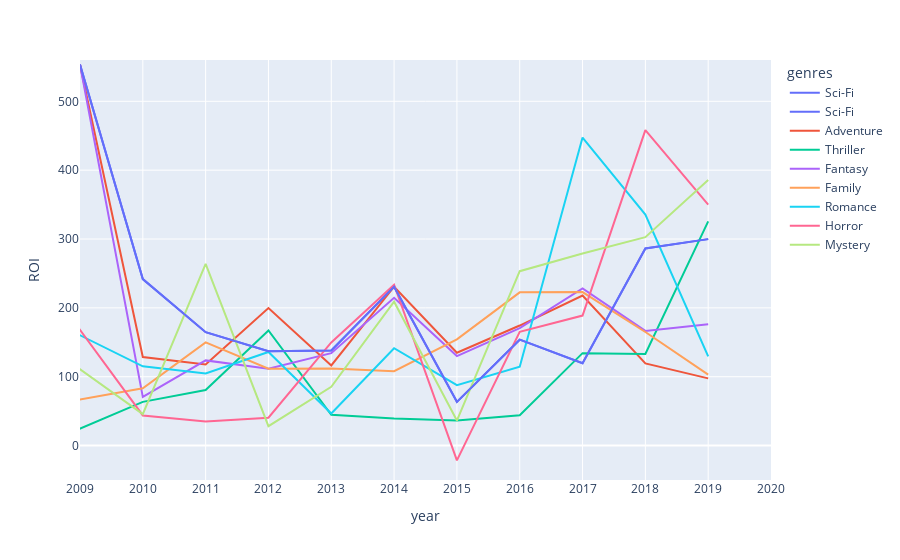

Notebook cell for this chart:
### Code cell
fig = go.Figure()
fig = pe.line(graph_new_genre, x = 'year', y = 'ROI', color = 'genres')
fig.update_xaxes(dtick=1, range=[2009, 2020])
fig.update_yaxes(range=[-50, 560])
fig.add_trace(pe.line(x = graph_new_genre['year'], y = graph_new_genre['ROI'], color = graph_new_genre['genres']).data[0])
fig.show()

### Figure 1 — Plotly figure (JSON) as saved in the notebook; plotly's stock layout.template omitted (floating-point values rounded to 4 significant figures)
{"data": [{"hovertemplate": "genres=Sci-Fi<br>year=%{x}<br>ROI=%{y}<extra></extra>", "legendgroup": "Sci-Fi", "line": {"color": "#636efa", "dash": "solid"}, "marker": {"symbol": "circle"}, "mode": "lines", "name": "Sci-Fi", "orientation": "v", "showlegend": true, "type": "scatter", "x": [1977, 1982, 1990, 1998, 1999, 2000, 2001, 2004, 2005, 2009, 2010, 2011, 2012, 2013, 2014, 2015, 2016, 2017, 2018, 2019], "xaxis": "x", "y": [1604.0, 58.34, 135.8, 296.1, -1.971, 119.6, -77.18, 102.1, 3.383, 553.3, 241.7, 164.7, 137.0, 138.0, 230.7, 63.52, 153.8, 119.7, 286.2, 299.8], "yaxis": "y"}, {"hovertemplate": "genres=Adventure<br>year=%{x}<br>ROI=%{y}<extra></extra>", "legendgroup": "Adventure", "line": {"color": "#EF553B", "dash": "solid"}, "marker": {"symbol": "circle"}, "mode": "lines", "name": "Adventure", "orientation": "v", "showlegend": true, "type": "scatter", "x": [1982, 1986, 1988, 1995, 1996, 1997, 1998, 2004, 2008, 2009, 2010, 2011, 2012, 2013, 2014, 2015, 2016, 2017, 2018, 2019], "xaxis": "x", "y": [58.34, 1812.0, 189.4, 66.61, 122.0, 54.96, 296.1, 89.32, 72.61, 553.3, 128.6, 117.8, 199.8, 116.3, 230.7, 134.8, 174.3, 217.9, 119.3, 97.6], "yaxis": "y"}, {"hovertemplate": "genres=Thriller<br>year=%{x}<br>ROI=%{y}<extra></extra>", "legendgroup": "Thriller", "line": {"color": "#00cc96", "dash": "solid"}, "marker": {"symbol": "circle"}, "mode": "lines", "name": "Thriller", "orientation": "v", "showlegend": true, "type": "scatter", "x": [1985, 1986, 1995, 1996, 1997, 1998, 1999, 2000, 2001, 2002, 2004, 2005, 2007, 2008, 2010, 2011, 2012, 2013, 2014, 2015, 2016, 2017, 2018, 2019], "xaxis": "x", "y": [82.06, -5.975, 264.7, 28.66, 66.72, 296.1, -1.971, 232.6, -17.41, 257.3, 184.0, 90.8, 329.2, -14.32, 63.47, 80.74, 167.2, 44.7, 39.14, 36.3, 43.99, 134.2, 133.1, 325.6], "yaxis": "y"}, {"hovertemplate": "genres=Fantasy<br>year=%{x}<br>ROI=%{y}<extra></extra>", "legendgroup": "Fantasy", "line": {"color": "#ab63fa", "dash": "solid"}, "marker": {"symbol": "circle"}, "mode": "lines", "name": "Fantasy", "orientation": "v", "showlegend": true, "type": "scatter", "x": [1986, 1988, 2001, 2004, 2008, 2009, 2010, 2011, 2012, 2013, 2014, 2015, 2016, 2017, 2018, 2019], "xaxis": "x", "y": [-5.975, 742.6, -77.18, 84.23, 94.41, 553.3, 70.69, 123.7, 111.7, 134.2, 214.6, 129.9, 170.6, 228.3, 166.5, 176.3], "yaxis": "y"}, {"hovertemplate": "genres=Family<br>year=%{x}<br>ROI=%{y}<extra></extra>", "legendgroup": "Family", "line": {"color": "#FFA15A", "dash": "solid"}, "marker": {"symbol": "circle"}, "mode": "lines", "name": "Family", "orientation": "v", "showlegend": true, "type": "scatter", "x": [1988, 1995, 2004, 2008, 2010, 2011, 2012, 2013, 2014, 2015, 2016, 2017, 2018, 2019], "xaxis": "x", "y": [742.6, 1115.0, 113.0, 50.8, 83.13, 149.8, 111.7, 111.9, 108.0, 154.3, 222.5, 223.0, 164.9, 102.9], "yaxis": "y"}, {"hovertemplate": "genres=Romance<br>year=%{x}<br>ROI=%{y}<extra></extra>", "legendgroup": "Romance", "line": {"color": "#19d3f3", "dash": "solid"}, "marker": {"symbol": "circle"}, "mode": "lines", "name": "Romance", "orientation": "v", "showlegend": true, "type": "scatter", "x": [1988, 1992, 1999, 2006, 2010, 2011, 2012, 2013, 2014, 2015, 2016, 2017, 2018, 2019], "xaxis": "x", "y": [742.6, 229.0, 1856.0, 295.6, 115.1, 104.8, 135.9, 46.55, 141.4, 87.66, 114.6, 447.4, 335.5, 129.4], "yaxis": "y"}, {"hovertemplate": "genres=Horror<br>year=%{x}<br>ROI=%{y}<extra></extra>", "legendgroup": "Horror", "line": {"color": "#FF6692", "dash": "solid"}, "marker": {"symbol": "circle"}, "mode": "lines", "name": "Horror", "orientation": "v", "showlegend": true, "type": "scatter", "x": [1990, 1996, 1998, 1999, 2004, 2007, 2010, 2011, 2012, 2013, 2014, 2015, 2016, 2017, 2018, 2019], "xaxis": "x", "y": [135.8, 28.66, 191.6, -1.971, 102.1, 416.8, 43.76, 35.07, 40.43, 149.9, 233.7, -21.53, 165.3, 188.8, 458.2, 350.1], "yaxis": "y"}, {"hovertemplate": "genres=Mystery<br>year=%{x}<br>ROI=%{y}<extra></extra>", "legendgroup": "Mystery", "line": {"color": "#B6E880", "dash": "solid"}, "marker": {"symbol": "circle"}, "mode": "lines", "name": "Mystery", "orientation": "v", "showlegend": true, "type": "scatter", "x": [1990, 1997, 2000, 2002, 2004, 2005, 2007, 2010, 2011, 2012, 2013, 2014, 2015, 2016, 2017, 2018, 2019], "xaxis": "x", "y": [135.8, 78.48, 345.7, 257.3, 8557.0, 3.383, 241.6, 45.63, 263.9, 28.11, 85.33, 209.0, 36.3, 253.3, 278.9, 302.7, 385.8], "yaxis": "y"}, {"hovertemplate": "color=Sci-Fi<br>x=%{x}<br>y=%{y}<extra></extra>", "legendgroup": "Sci-Fi", "line": {"color": "#636efa", "dash": "solid"}, "marker": {"symbol": "circle"}, "mode": "lines", "name": "Sci-Fi", "orientation": "v", "showlegend": true, "type": "scatter", "x": [1977, 1982, 1990, 1998, 1999, 2000, 2001, 2004, 2005, 2009, 2010, 2011, 2012, 2013, 2014, 2015, 2016, 2017, 2018, 2019], "xaxis": "x", "y": [1604.0, 58.34, 135.8, 296.1, -1.971, 119.6, -77.18, 102.1, 3.383, 553.3, 241.7, 164.7, 137.0, 138.0, 230.7, 63.52, 153.8, 119.7, 286.2, 299.8], "yaxis": "y"}], "layout": {"legend": {"title": {"text": "genres"}, "tracegroupgap": 0}, "margin": {"t": 60}, "xaxis": {"anchor": "y", "domain": [0, 1], "dtick": 1, "range": [2009, 2020], "title": {"text": "year"}}, "yaxis": {"anchor": "x", "domain": [0, 1], "range": [-50, 560], "title": {"text": "ROI"}}}}
